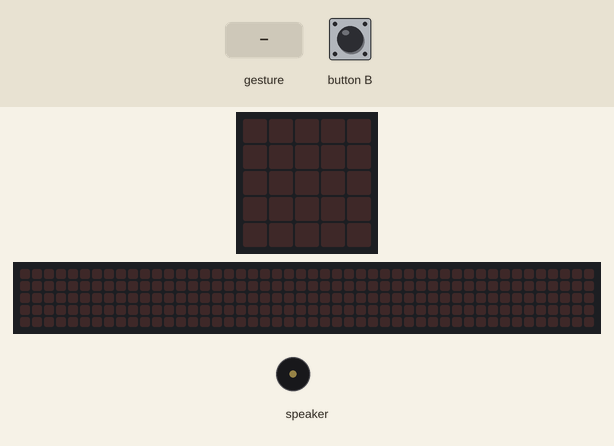
A program run on a simulated Calliope mini (MakeCode). Shown: the board's 5×5 LED display, a strip that is not on the board, showing the scrolling text unrolled, buzzer (waves = sounding). The test bench sets the inputs (shaded band). A tilt is held for 1.5 s and a shake lasts 1 s, then the board lies face up again; the 48×5 strip is a reading aid, not a part: it shows the text the display is scrolling, unrolled, one strip-width of it at a time.

Above: at 1.2 s.
1.3 s: gesture 'shake'
At 1.57 s:
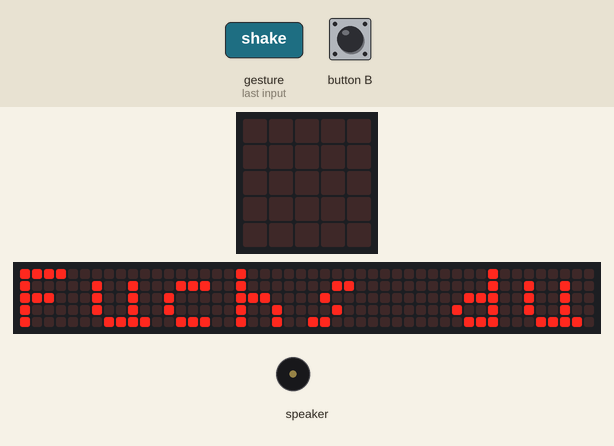
At 2.02 s:
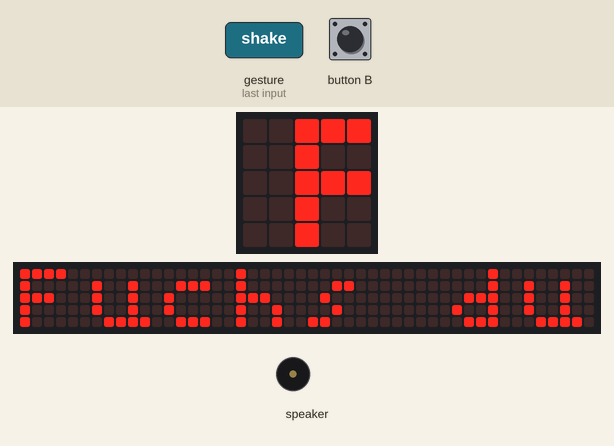
4.3 s: button B pressed for 0.15 s
At 6.73 s:
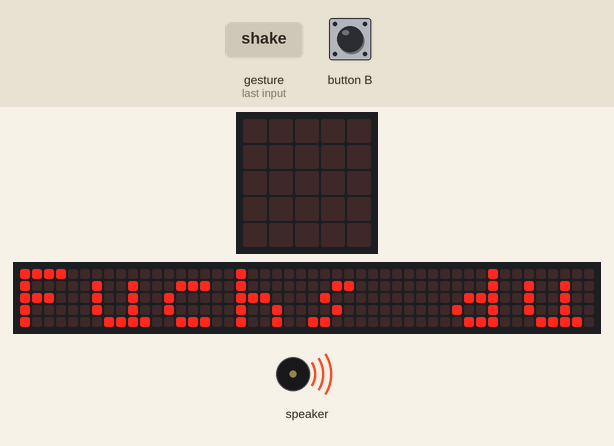
Timing chart, 0 to 33.2 s (numbered marks = the images above; inputs shaded):
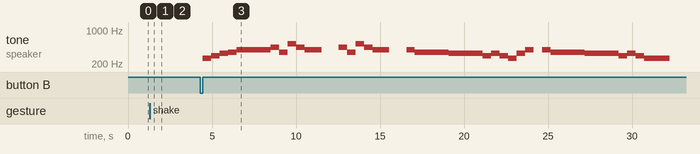

The program:

main.ts
```typescript
input.onGesture(Gesture.Shake, function () {
    basic.showString("Fuchs du hast die Gans gestohlen")
})
input.onButtonEvent(Button.B, input.buttonEventValue(ButtonEvent.Click), function () {
    music.playMelody("C D E F G G G G ", 120)
    for (let index = 0; index < 2; index++) {
        music.playMelody("A F C5 A G G - - ", 120)
    }
    music.playMelody("G F F F F E E E ", 120)
    music.playMelody("E D E D C E G - ", 120)
    music.playMelody("G F F F F E E E ", 120)
    music.playMelody("E D E D C C C - ", 120)
})
```

test.ts
```typescript
// Hier kann man Tests durchführen; diese Datei wird nicht kompiliert, wenn dieses Paket als Erweiterung verwendet wird.
```

Measured:
- after the input at 1.3 s, the display: changes after 0.20 s (image 1)
- after the input at 4.3 s, tone on speaker: plays 262 Hz for 0.51 s, 294 Hz for 0.51 s, 330 Hz for 0.51 s, 349 Hz for 0.51 s, 392 Hz for 2.0 s, 440 Hz for 0.51 s … (31 notes in this stretch), starting after 0.15 s
